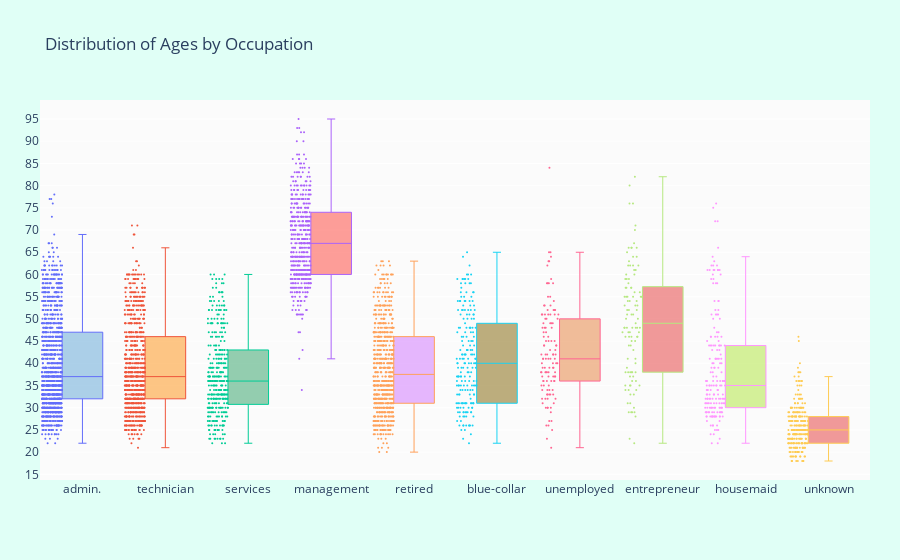

Notebook cell for this chart:
### Code cell
suscribed_df = df.loc[df["deposit"] == "yes"]

occupations = df["job"].unique().tolist()

# Get the balances by jobs
management = suscribed_df["age"].loc[suscribed_df["job"] == "management"].values
technician = suscribed_df["age"].loc[suscribed_df["job"] == "technician"].values
services = suscribed_df["age"].loc[suscribed_df["job"] == "services"].values
retired = suscribed_df["age"].loc[suscribed_df["job"] == "retired"].values
blue_collar = suscribed_df["age"].loc[suscribed_df["job"] == "blue-collar"].values
unemployed = suscribed_df["age"].loc[suscribed_df["job"] == "unemployed"].values

entrepreneur = suscribed_df["age"].loc[suscribed_df["job"] == "entrepreneur"].values
housemaid = suscribed_df["age"].loc[suscribed_df["job"] == "housemaid"].values
self_employed = suscribed_df["age"].loc[suscribed_df["job"] == "self-employed"].values
student = suscribed_df["age"].loc[suscribed_df["job"] == "student"].values


ages = [management, technician, services, retired, blue_collar, unemployed, 
         entrepreneur, housemaid, self_employed, student]

colors = ['rgba(93, 164, 214, 0.5)', 'rgba(255, 144, 14, 0.5)',
          'rgba(44, 160, 101, 0.5)', 'rgba(255, 65, 54, 0.5)', 
          'rgba(207, 114, 255, 0.5)', 'rgba(127, 96, 0, 0.5)',
         'rgba(229, 126, 56, 0.5)', 'rgba(229, 56, 56, 0.5)',
         'rgba(174, 229, 56, 0.5)', 'rgba(229, 56, 56, 0.5)']

traces = []
for xd, yd, cls in zip(occupations, ages, colors):
        traces.append(go.Box(
            y=yd,
            name=xd,
            boxpoints='all',
            jitter=0.5,
            whiskerwidth=0.2,
            fillcolor=cls,
            marker=dict(
                size=2,
            ),
            line=dict(width=1),
        ))

layout = go.Layout(
    title='Distribution of Ages by Occupation',
    yaxis=dict(
        autorange=True,
        showgrid=True,
        zeroline=True,
        dtick=5,
        gridcolor='rgb(255, 255, 255)',
        gridwidth=1,
        zerolinecolor='rgb(255, 255, 255)',
        zerolinewidth=2,
    ),
    margin=dict(
        l=40,
        r=30,
        b=80,
        t=100,
    ), paper_bgcolor='rgb(224,255,246)',
    plot_bgcolor='rgb(251,251,251)',
    showlegend=False
)

fig = go.Figure(data=traces, layout=layout)
iplot(fig)

### Figure 1 — Plotly figure (JSON) as saved in the notebook; plotly's stock layout.template omitted (floating-point values rounded to 4 significant figures; data arrays with more than 128 entries replaced by an {"elided": "..."} marker saying what was removed)
{"data": [{"boxpoints": "all", "fillcolor": "rgba(93, 164, 214, 0.5)", "jitter": 0.5, "line": {"width": 1}, "marker": {"size": 2}, "name": "admin.", "whiskerwidth": 0.2, "y": {"elided": "1301 int values"}, "type": "box"}, {"boxpoints": "all", "fillcolor": "rgba(255, 144, 14, 0.5)", "jitter": 0.5, "line": {"width": 1}, "marker": {"size": 2}, "name": "technician", "whiskerwidth": 0.2, "y": {"elided": "840 int values"}, "type": "box"}, {"boxpoints": "all", "fillcolor": "rgba(44, 160, 101, 0.5)", "jitter": 0.5, "line": {"width": 1}, "marker": {"size": 2}, "name": "services", "whiskerwidth": 0.2, "y": {"elided": "369 int values"}, "type": "box"}, {"boxpoints": "all", "fillcolor": "rgba(255, 65, 54, 0.5)", "jitter": 0.5, "line": {"width": 1}, "marker": {"size": 2}, "name": "management", "whiskerwidth": 0.2, "y": {"elided": "516 int values"}, "type": "box"}, {"boxpoints": "all", "fillcolor": "rgba(207, 114, 255, 0.5)", "jitter": 0.5, "line": {"width": 1}, "marker": {"size": 2}, "name": "retired", "whiskerwidth": 0.2, "y": {"elided": "708 int values"}, "type": "box"}, {"boxpoints": "all", "fillcolor": "rgba(127, 96, 0, 0.5)", "jitter": 0.5, "line": {"width": 1}, "marker": {"size": 2}, "name": "blue-collar", "whiskerwidth": 0.2, "y": {"elided": "202 int values"}, "type": "box"}, {"boxpoints": "all", "fillcolor": "rgba(229, 126, 56, 0.5)", "jitter": 0.5, "line": {"width": 1}, "marker": {"size": 2}, "name": "unemployed", "whiskerwidth": 0.2, "y": [23, 45, 30, 51, 53, 43, 47, 58, 42, 42, 36, 41, 40, 36, 33, 52, 33, 45, 35, 34, 30, 51, 46, 27, 40, 43, 35, 50, 38, 41, 38, 49, 50, 42, 48, 44, 46, 51, 27, 31, 45, 37, 39, 51, 30, 45, 38, 52, 41, 33, 30, 26, 26, 48, 34, 47, 51, 32, 36, 54, 52, 32, 51, 49, 35, 34, 34, 58, 39, 39, 37, 38, 37, 55, 38, 36, 52, 37, 42, 41, 44, 55, 39, 25, 53, 84, 51, 64, 53, 33, 65, 32, 63, 21, 38, 65, 33, 40, 40, 63, 44, 38, 49, 36, 42, 36, 32, 48, 41, 58, 59, 31, 49, 42, 39, 29, 50, 41, 62, 44, 37, 58, 48], "type": "box"}, {"boxpoints": "all", "fillcolor": "rgba(229, 56, 56, 0.5)", "jitter": 0.5, "line": {"width": 1}, "marker": {"size": 2}, "name": "entrepreneur", "whiskerwidth": 0.2, "y": [52, 53, 56, 41, 57, 47, 55, 35, 52, 46, 55, 39, 48, 53, 46, 44, 59, 55, 51, 59, 57, 34, 33, 34, 59, 48, 62, 65, 33, 41, 62, 76, 51, 23, 38, 47, 43, 35, 36, 38, 35, 58, 49, 70, 34, 45, 48, 63, 50, 52, 66, 76, 53, 38, 57, 71, 46, 66, 38, 64, 29, 80, 48, 38, 56, 55, 29, 46, 48, 66, 55, 82, 48, 48, 29, 67, 61, 61, 31, 47, 66, 45, 54, 55, 55, 60, 28, 62, 47, 31, 50, 40, 54, 54, 46, 29, 64, 30, 62, 36, 37, 60, 57, 37, 51, 44, 22, 35, 38], "type": "box"}, {"boxpoints": "all", "fillcolor": "rgba(174, 229, 56, 0.5)", "jitter": 0.5, "line": {"width": 1}, "marker": {"size": 2}, "name": "housemaid", "whiskerwidth": 0.2, "y": {"elided": "187 int values"}, "type": "box"}, {"boxpoints": "all", "fillcolor": "rgba(229, 56, 56, 0.5)", "jitter": 0.5, "line": {"width": 1}, "marker": {"size": 2}, "name": "unknown", "whiskerwidth": 0.2, "y": {"elided": "269 int values"}, "type": "box"}], "layout": {"margin": {"b": 80, "l": 40, "r": 30, "t": 100}, "paper_bgcolor": "rgb(224,255,246)", "plot_bgcolor": "rgb(251,251,251)", "showlegend": false, "title": {"text": "Distribution of Ages by Occupation"}, "yaxis": {"autorange": true, "dtick": 5, "gridcolor": "rgb(255, 255, 255)", "gridwidth": 1, "showgrid": true, "zeroline": true, "zerolinecolor": "rgb(255, 255, 255)", "zerolinewidth": 2}}}
